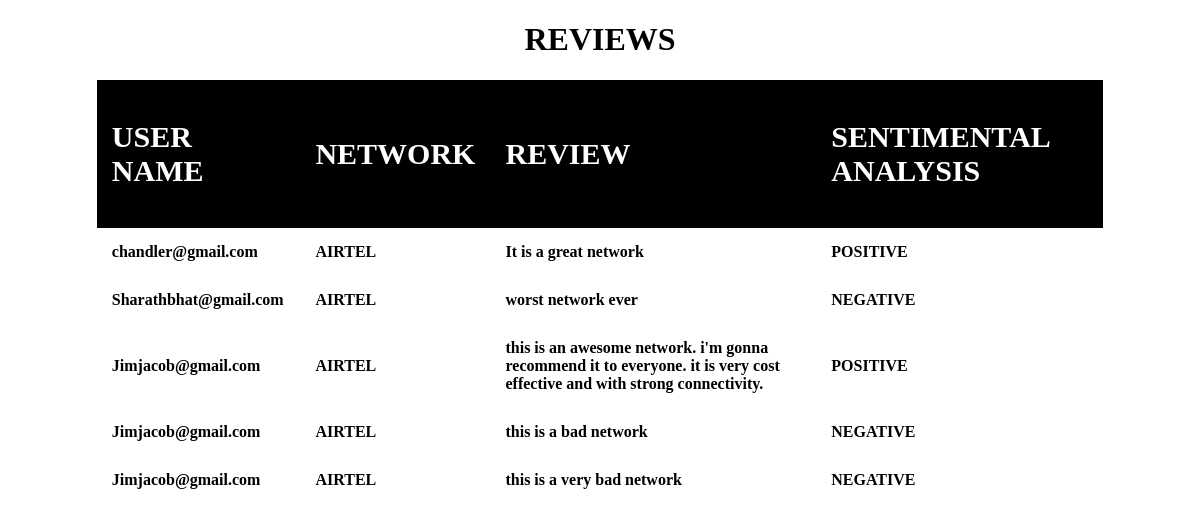
Page /usereviewparticular/AIRTEL on the committed database.
### tables this page shows
CREATE TABLE reviews(email VARCHAR NOT NULL,net VARCHAR NOT NULL, review VARCHAR NOT NULL, res VARCHAR NOT NULL);

### driver.py (the view)
@app.route('/usereviewparticular/<name>') #homepage
def userreviewparticular(name):
	con=sql.connect('minidatabase.db')
	con.row_factory = sql.Row
	cur=con.cursor()
	cur.execute('select * from reviews where net=?',(name,))
	rows=cur.fetchall();
	return render_template('review2table.html',rows=rows)

### templates/review2table.html (shortened to what this page needs)
<!DOCTYPE html>
<html>
<head>
</head>
<body>
<table align="center">
<thead>
<h1 align="center">REVIEWS</h1>
<td><h2>USER NAME</h2></td>
<td><h2>NETWORK</h2></td>
<td><h2>REVIEW</h2></td>
<td><h2>SENTIMENTAL ANALYSIS</h2></td>
</thead>
{% for row in rows %}
	<tr>
		<td>{{ row["email"] }}</td>
		<td>{{ row["net"] }}</td>
		<td>{{ row["review"] }}</td>
		<td>{{ row["res"] }}</td>
	</tr>
{% endfor %}
</table>
</body>
</html>

### templates/review2table.html (style rules this page uses)
table { border-collapse: collapse; width: 85%; }
body { background-color:white; font-family:LucidaConsole; font-weight:600; }
.one { background-color:white ;  }
th, td { padding: 15px; text-align: left; }
thead { background-color: black; font-family:serif; font-size: 20px; font-weight:900; color: white; }

### rows in the picture
reviews: email "chandler@gmail.com", net "AIRTEL", review "It is a great network", res "POSITIVE"
reviews: email "Sharathbhat@gmail.com", net "AIRTEL", review "worst network ever", res "NEGATIVE"
reviews: email "Jimjacob@gmail.com", net "AIRTEL", review "this is an awesome network. i'm gonna recommend it to everyone. it is very cost effective and with strong connectivity.", res "POSITIVE"
reviews: email "Jimjacob@gmail.com", net "AIRTEL", review "this is a bad network", res "NEGATIVE"
reviews: email "Jimjacob@gmail.com", net "AIRTEL", review "this is a very bad network", res "NEGATIVE"
